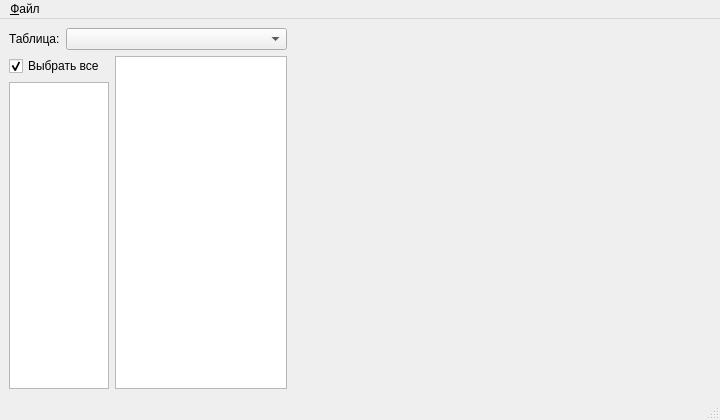
<?xml version="1.0" encoding="UTF-8"?>
<ui version="4.0">
 <class>MainWindow</class>
 <widget class="QMainWindow" name="MainWindow">
  <property name="geometry">
   <rect>
    <x>0</x>
    <y>0</y>
    <width>720</width>
    <height>420</height>
   </rect>
  </property>
  <property name="windowTitle">
   <string>MainWindow</string>
  </property>
  <widget class="QWidget" name="centralwidget">
   <layout class="QHBoxLayout" name="horizontalLayout_4">
    <item>
     <layout class="QHBoxLayout" name="horizontalLayout_3" stretch="4,6">
      <item>
       <layout class="QVBoxLayout" name="verticalLayout_2">
        <item>
         <layout class="QHBoxLayout" name="horizontalLayout" stretch="0,1">
          <item>
           <widget class="QLabel" name="label">
            <property name="text">
             <string>Таблица:</string>
            </property>
           </widget>
          </item>
          <item>
           <widget class="QComboBox" name="tablesComboBox"/>
          </item>
         </layout>
        </item>
        <item>
         <layout class="QHBoxLayout" name="horizontalLayout_2">
          <item>
           <layout class="QVBoxLayout" name="verticalLayout">
            <item>
             <widget class="QCheckBox" name="groupCheckBox">
              <property name="text">
               <string>Выбрать все</string>
              </property>
              <property name="checked">
               <bool>true</bool>
              </property>
             </widget>
            </item>
            <item>
             <widget class="QListView" name="groupListView">
              <property name="sizePolicy">
               <sizepolicy hsizetype="Fixed" vsizetype="Expanding">
                <horstretch>0</horstretch>
                <verstretch>0</verstretch>
               </sizepolicy>
              </property>
              <property name="maximumSize">
               <size>
                <width>100</width>
                <height>16777215</height>
               </size>
              </property>
              <property name="verticalScrollMode">
               <enum>QAbstractItemView::ScrollPerPixel</enum>
              </property>
              <property name="horizontalScrollMode">
               <enum>QAbstractItemView::ScrollPerPixel</enum>
              </property>
             </widget>
            </item>
           </layout>
          </item>
          <item>
           <widget class="QTableView" name="dataTableView">
            <property name="selectionMode">
             <enum>QAbstractItemView::SingleSelection</enum>
            </property>
            <property name="selectionBehavior">
             <enum>QAbstractItemView::SelectRows</enum>
            </property>
            <property name="verticalScrollMode">
             <enum>QAbstractItemView::ScrollPerPixel</enum>
            </property>
            <property name="horizontalScrollMode">
             <enum>QAbstractItemView::ScrollPerPixel</enum>
            </property>
            <attribute name="horizontalHeaderStretchLastSection">
             <bool>true</bool>
            </attribute>
           </widget>
          </item>
         </layout>
        </item>
       </layout>
      </item>
      <item>
       <widget class="PlotWidget" name="plotWidget" native="true"/>
      </item>
     </layout>
    </item>
   </layout>
  </widget>
  <widget class="QMenuBar" name="menubar">
   <property name="geometry">
    <rect>
     <x>0</x>
     <y>0</y>
     <width>720</width>
     <height>21</height>
    </rect>
   </property>
   <widget class="QMenu" name="menu">
    <property name="title">
     <string>&amp;Файл</string>
    </property>
    <addaction name="openBdAction"/>
   </widget>
   <addaction name="menu"/>
  </widget>
  <widget class="QStatusBar" name="statusbar"/>
  <action name="openBdAction">
   <property name="icon">
    <iconset resource="../resources.qrc">
     <normaloff>:/image/folder.png</normaloff>:/image/folder.png</iconset>
   </property>
   <property name="text">
    <string>&amp;Открыть базу данных</string>
   </property>
   <property name="shortcut">
    <string>Ctrl+O</string>
   </property>
  </action>
 </widget>
 <customwidgets>
  <customwidget>
   <class>PlotWidget</class>
   <extends>QWidget</extends>
   <header>./widgets/plotwidget.h</header>
   <container>1</container>
  </customwidget>
 </customwidgets>
 <tabstops>
  <tabstop>tablesComboBox</tabstop>
  <tabstop>groupCheckBox</tabstop>
  <tabstop>groupListView</tabstop>
  <tabstop>dataTableView</tabstop>
 </tabstops>
 <resources>
  <include location="../resources.qrc"/>
 </resources>
 <connections/>
</ui>
